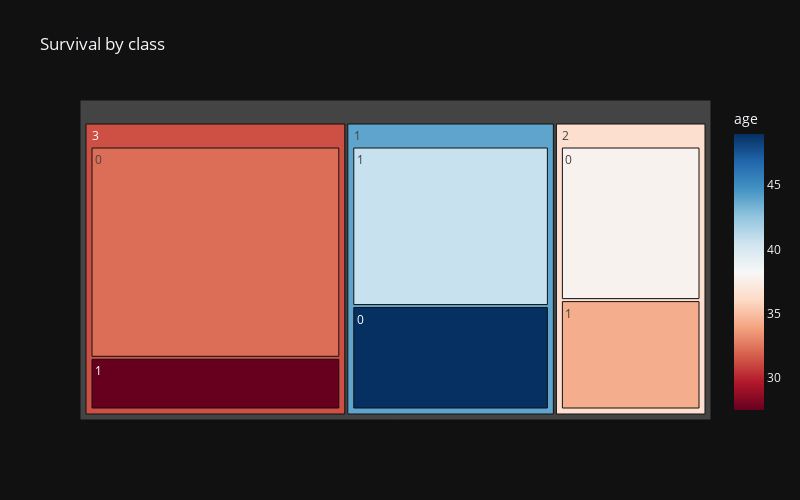

The notebook cell this image was saved under:
### Code cell
px.treemap(df, path=['pclass','survived'], values='age',
           title='Survival by class', width=800, height=500,
           template='plotly_dark', color='age', color_continuous_scale='RdBu',)

### Figure 1 — Plotly figure (JSON) as saved in the notebook; plotly's stock layout.template omitted (floating-point values rounded to 4 significant figures)
{"data": [{"branchvalues": "total", "customdata": [[32.26], [40.68], [27.53], [48.96], [34.3], [37.9], [31.33], [43.93], [36.4]], "domain": {"x": [0, 1], "y": [0, 1]}, "hovertemplate": "labels=%{label}<br>age_sum=%{value}<br>parent=%{parent}<br>id=%{id}<br>age=%{color}<extra></extra>", "ids": ["3/0", "1/1", "3/1", "1/0", "2/1", "2/0", "3", "1", "2"], "labels": ["0", "1", "1", "0", "1", "0", "3", "1", "2"], "marker": {"coloraxis": "coloraxis", "colors": [32.26, 40.68, 27.53, 48.96, 34.3, 37.9, 31.33, 43.93, 36.4]}, "name": "", "parents": ["3", "1", "3", "1", "2", "2", "", "", ""], "type": "treemap", "values": [7170.0, 4315.0, 1755.0, 2796.0, 2150.0, 3019.0, 8925.0, 7111.0, 5169.0]}], "layout": {"coloraxis": {"colorbar": {"title": {"text": "age"}}, "colorscale": [[0, "rgb(103,0,31)"], [0.1, "rgb(178,24,43)"], [0.2, "rgb(214,96,77)"], [0.3, "rgb(244,165,130)"], [0.4, "rgb(253,219,199)"], [0.5, "rgb(247,247,247)"], [0.6, "rgb(209,229,240)"], [0.7, "rgb(146,197,222)"], [0.8, "rgb(67,147,195)"], [0.9, "rgb(33,102,172)"], [1, "rgb(5,48,97)"]]}, "height": 500, "legend": {"tracegroupgap": 0}, "title": {"text": "Survival by class"}, "width": 800}}
